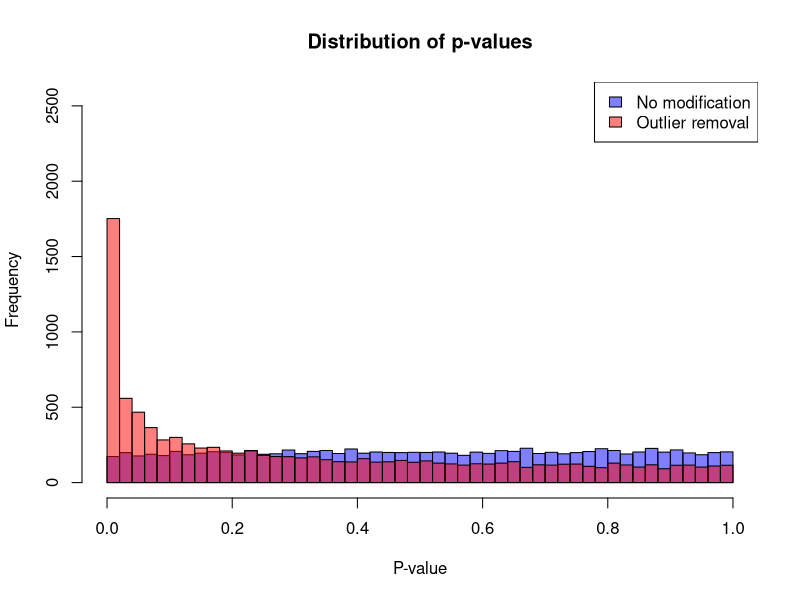

This figure's R source:
# Set seed for reproducibility
set.seed(40)

# Sample size
n <- 200

# Number of datasets to simulate
num_datasets <- 10000 

# Initialize vectors to store p-values and decisions
p_values_outliers <- numeric(num_datasets)
decisions_outliers <- character(num_datasets)
p_values_no_modification <- numeric(num_datasets)
decisions_no_modification <- character(num_datasets)

# Simulate data and perform t-test for each dataset
for (i in 1:num_datasets) {
  # Simulate GPA data for students who drink coffee (group 1)
  gpa_coffee <- rnorm(n, mean = 3.5, sd = 0.5)  # Mean GPA of 3.5 with standard deviation of 0.5
  
  # Simulate GPA data for students who don't drink coffee (group 2)
  gpa_no_coffee <- rnorm(n, mean = 3.5, sd = 0.5)  # Same mean and standard deviation as group 1
  
  # Perform t-test
  t_test_result <- t.test(gpa_coffee, gpa_no_coffee)
  
  # Store p-value and decision without any modification
  p_values_no_modification[i] <- t_test_result$p.value
  decisions_no_modification[i] <- ifelse(t_test_result$p.value < 0.05, "Reject H0", "Fail to reject H0")
  
  # Check for outliers and remove them based on the t-test results
  if (t_test_result$p.value < 0.05) {
    # If p-value is less than 0.05, remove outliers based on a more lenient criterion
    gpa_coffee <- gpa_coffee[abs(gpa_coffee - mean(gpa_coffee)) < 1.5 * sd(gpa_coffee)]
    gpa_no_coffee <- gpa_no_coffee[abs(gpa_no_coffee - mean(gpa_no_coffee)) < 1.5 * sd(gpa_no_coffee)]
  } else {
    # If p-value is not less than 0.05, remove outliers based on a stricter criterion
    gpa_coffee <- gpa_coffee[abs(gpa_coffee - mean(gpa_coffee)) < 1 * sd(gpa_coffee)]
    gpa_no_coffee <- gpa_no_coffee[abs(gpa_no_coffee - mean(gpa_no_coffee)) < 1 * sd(gpa_no_coffee)]
  }
  
  # Perform t-test after outlier removal
  t_test_result_outliers <- t.test(gpa_coffee, gpa_no_coffee)
  
  # Store p-value and decision
  p_values_outliers[i] <- t_test_result_outliers$p.value
  decisions_outliers[i] <- ifelse(t_test_result_outliers$p.value < 0.05, "Reject H0", "Fail to reject H0")
}


# Display summary of results
cat("Type 1 error rate (outlier removal):", mean(p_values_outliers < 0.05), "\n")
cat("Type 1 error rate (no modification):", mean(p_values_no_modification < 0.05), "\n")
cat(table(decisions_outliers), "\n")
cat(table(decisions_no_modification), "\n")

# Create a histogram of the p-values without modification
hist(p_values_no_modification, breaks = 50, col = rgb(0, 0, 1, 0.5), 
     main = "Distribution of p-values", xlab = "P-value", 
     xlim = c(0, 1), ylim = c(0, max(hist(p_values_no_modification, plot = FALSE)$counts, 
                                      hist(p_values_outliers, plot = FALSE)$counts)))

# Add a histogram of the p-values with outlier removal
hist(p_values_outliers, breaks = 50, col = rgb(1, 0, 0, 0.5), add = TRUE)

# Add a legend
legend("topright", legend = c("No modification", "Outlier removal"), 
       fill = c(rgb(0, 0, 1, 0.5), rgb(1, 0, 0, 0.5)))